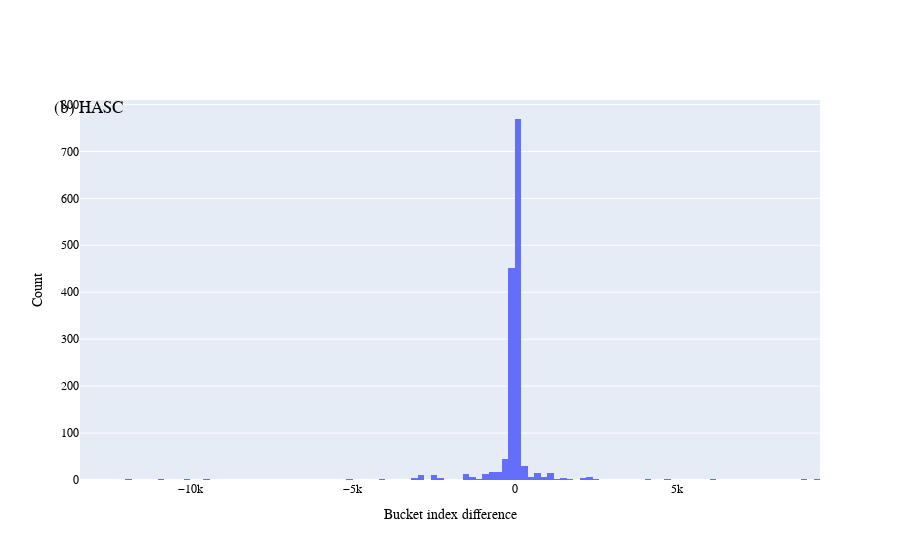

The code cell stored with this chart in its notebook:
### Code cell
fig = go.Figure(data=[go.Histogram(x=upscaled_cps_hasc_df.max_index_diff)])
fig.update_layout(
    xaxis_title_text='Bucket index difference', # xaxis label
    yaxis_title_text='Count', # yaxis label
    height=400, 
    font=dict(
            family="Arial",
            size=12,
            color="black"
            ),
    title=dict(
            text="(b) HASC",
            y=0.82,
            x=0.06
            )
)
fig.write_image("results/figures/distribution_bucket_index_diffs_HASC.svg", scale=1, width=1000, height=400)
fig.show()

### Figure 1 — Plotly figure (JSON) as saved in the notebook; plotly's stock layout.template omitted (floating-point values rounded to 4 significant figures; data arrays with more than 128 entries replaced by an {"elided": "..."} marker saying what was removed)
{"data": [{"type": "histogram", "x": {"elided": "1500 int values"}}], "layout": {"autosize": true, "font": {"color": "black", "family": "Arial", "size": 12}, "title": {"text": "(b) HASC", "x": 0.06, "y": 0.82}, "xaxis": {"autorange": true, "range": [-13400.0, 9400.0], "title": {"text": "Bucket index difference"}, "type": "linear"}, "yaxis": {"autorange": true, "range": [0, 809.5], "title": {"text": "Count"}}}}
